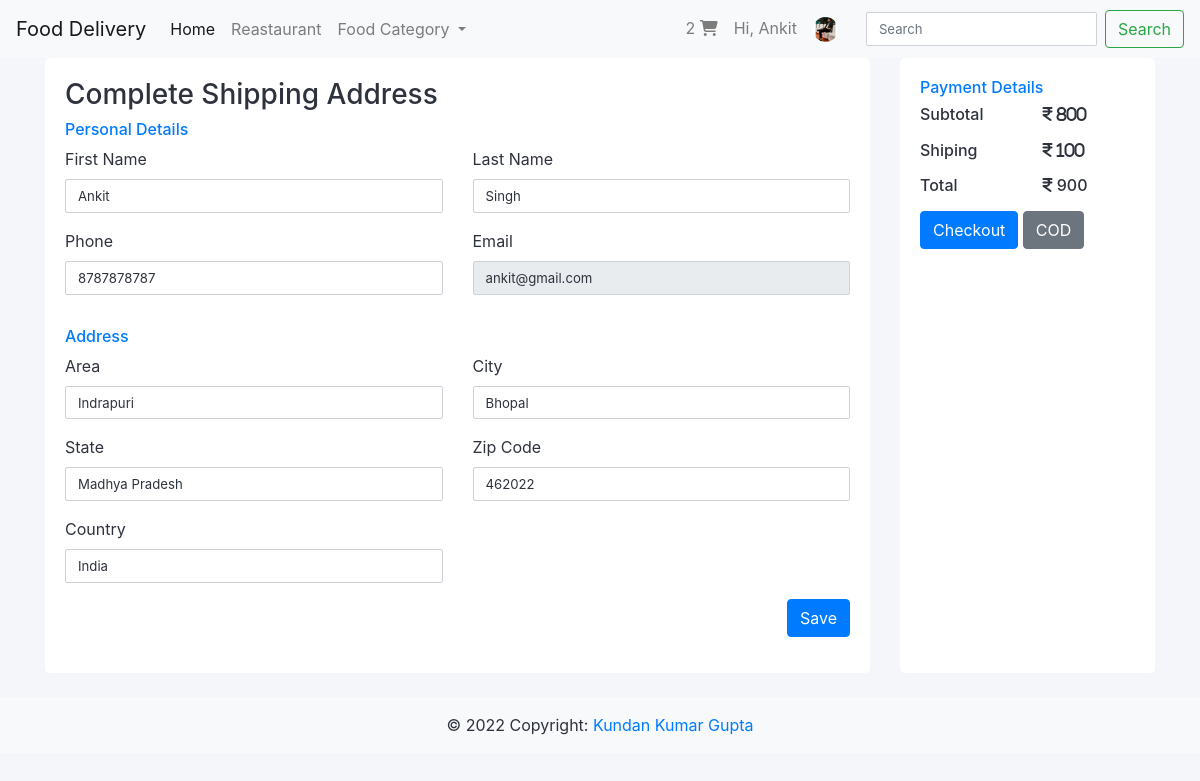
/restaurant/shipping (signed in), run on the app's committed database.
### user/models.py (models this page shows, shortened)
class users(AbstractUser):
    username = None
    email = models.EmailField(_("email address"), unique=True)
    address = models.OneToOneField(Address, blank=True,null=True, on_delete=models.SET_NULL, related_name="user_address")
    image = models.ImageField(null=True, blank=True,default="default.png")
    phone = models.CharField(max_length=50,null=True,blank=True)
    is_customer = models.BooleanField(default=True)
    is_delivery_person = models.BooleanField(default=False)
    USERNAME_FIELD = 'email'
    REQUIRED_FIELDS = []
    objects = CustomUserManager()

class Address(models.Model):
    area = models.CharField(max_length=100, null=True, blank=True)
    city = models.CharField(max_length=100, null=True, blank=True)
    state = models.CharField(max_length=50,null=True, blank=True)
    country = models.CharField(max_length=50, null=True, blank=True)
    pincode = models.CharField(max_length=20, null=True, blank=True)

### reastaurant/views.py (the view)
# urls.py: path('shipping',views.shipping,name="shipping")
def shipping(request):
    return render(request,'shipping.html')

### reastaurant/templates/shipping.html (shortened to what this page needs)
{% extends 'base.html' %}
{% load static %}
{% block extra_css %}
    <link rel="stylesheet" href="{% static 'css/profile_update.css' %}">
{% endblock extra_css %}
{% block content %}
<div class="container">
    <div class="row gutters">
    <div class="col-xl-9 col-lg-9 col-md-12 col-sm-12 col-12">
    <div class="card h-100">
        <div class="card-body">
            <h3>Complete Shipping Address</h3>
            <div class="row gutters">
                <div class="col-xl-12 col-lg-12 col-md-12 col-sm-12 col-12">
                    <h6 class="mb-2 text-primary">Personal Details</h6>
                </div>
                <div class="col-xl-6 col-lg-6 col-md-6 col-sm-6 col-12">
                    <div class="form-group">
                        <label for="first_name">First Name</label>
                        <input type="text" class="form-control" id="first_name" placeholder="Enter First name" value="{{request.user.first_name}}">
                    </div>
                </div>
                <div class="col-xl-6 col-lg-6 col-md-6 col-sm-6 col-12">
                    <div class="form-group">
                        <label for="last_name">Last Name</label>
                        <input type="text" class="form-control" id="last_name" placeholder="Enter Last name" value="{{request.user.last_name}}">
                    </div>
                </div>
                <div class="col-xl-6 col-lg-6 col-md-6 col-sm-6 col-12">
                    <div class="form-group">
                        <label for="phone">Phone</label>
                        <input type="text" class="form-control" id="phone" placeholder="Enter phone number" value="{{request.user.phone}}">
                    </div>
                </div>
                <div class="col-xl-6 col-lg-6 col-md-6 col-sm-6 col-12">
                    <div class="form-group">
                        <label for="eMail">Email</label>
                        <input type="email"  class="form-control" id="eMail" placeholder="Enter email ID" value="{{request.user.email}}" disabled>
                    </div>
                </div>
            </div>
            <div class="row gutters">
                <div class="col-xl-12 col-lg-12 col-md-12 col-sm-12 col-12">
                    <h6 class="mt-3 mb-2 text-primary">Address</h6>
                </div>
                <div class="col-xl-6 col-lg-6 col-md-6 col-sm-6 col-12">
                    <div class="form-group">
                        <label for="Street">Area</label>
                        <input type="name" class="form-control" id="area" placeholder="Enter Area" value="{{request.user.address.area}}">
                    </div>
                </div>
                <div class="col-xl-6 col-lg-6 col-md-6 col-sm-6 col-12">
                    <div class="form-group">
                        <label for="ciTy">City</label>
                        <input type="name" class="form-control" id="ciTy" placeholder="Enter City" value="{{request.user.address.city}}">
                    </div>
                </div>
                <div class="col-xl-6 col-lg-6 col-md-6 col-sm-6 col-12">
                    <div class="form-group">
                        <label for="sTate">State</label>
                        <input type="text" class="form-control" id="sTate" placeholder="Enter State" value="{{request.user.address.state}}">
                    </div>
                </div>
                <div class="col-xl-6 col-lg-6 col-md-6 col-sm-6 col-12">
                    <div class="form-group">
                        <label for="zIp">Zip Code</label>
                        <input type="text" class="form-control" id="zIp" placeholder="Zip Code" value="{{request.user.address.pincode}}">
                    </div>
                </div>
                <div class="col-xl-6 col-lg-6 col-md-6 col-sm-6 col-12">
                    <div class="form-group">
                        <label for="country">Country</label>
                        <input type="text" class="form-control" id="country" placeholder="Enter Country" value="{{request.user.address.country}}">
                    </div>
                </div>
            </div>
            <div class="row gutters">
                <div class="col-xl-12 col-lg-12 col-md-12 col-sm-12 col-12">
                    <div class="text-right">
                        <input type="button" id="submit" name="submit" class="btn btn-primary" onclick="update_profile()" value="Save" >
                    </div>
                </div>
            </div>
        </div>
    </div>
    </div>
    <div class="col-xl-3 col-lg-3 col-md-12 col-sm-12 col-12">
        <div class="card h-100">
            <div class="card-body">
                <div class="row gutters">
                    <div class="col-12">
                        <h6 class="mb-2 text-primary">Payment Details</h6>
                    </div>
                    <div class="col-xl-6 col-lg-6 col-md-6 col-sm-6 col-12">
                        <div class="form-group">
                            <h6>Subtotal</h6>
                        </div>
                    </div>
                    <div class="col-xl-6 col-lg-6 col-md-6 col-sm-6 col-12">
                        <div class="form-group">
                            <h6><i class="fa fa-inr" aria-hidden="true"> 800</i></h6>
                        </div>
                    </div>
                    <div class="col-xl-6 col-lg-6 col-md-6 col-sm-6 col-12">
                        <div class="form-group">
                            <h6>Shiping</h6>
                        </div>
                    </div>
                    <div class="col-xl-6 col-lg-6 col-md-6 col-sm-6 col-12">
                        <div class="form-group">
                            <h6><i class="fa fa-inr" aria-hidden="true"> 100</i></h6>
                        </div>
                    </div>
                    <div class="col-xl-6 col-lg-6 col-md-6 col-sm-6 col-12">
                        <div class="form-group">
                            <h6>Total</h6>
                        </div>
                    </div>
                    <div class="col-xl-6 col-lg-6 col-md-6 col-sm-6 col-12">
                        <div class="form-group">
                            <h6><i class="fa fa-inr" aria-hidden="true"></i> 900</h6>
                        </div>
                    </div>
                </div>
                <div class="row gutters">
                    <div class="col-xl-12 col-lg-12 col-md-12 col-sm-12 col-12">
                        <div class="text">
                            <input type="button" id="submit" name="submit" class="btn btn-primary" onclick="" value="Checkout" >
                            <a href="" id="submit" name="submit" class="btn btn-secondary">COD</a>
                        </div>
                    </div>
                </div>
            </div>
        </div>
        </div>
    </div>
    </div>
    {% endblock content %}

### templates/include/navbar.html (shortened to what this page needs)
{% load static %}
<nav class="navbar navbar-expand-lg navbar-light bg-light sticky-top">
    <a class="navbar-brand" href="{% url 'user:home' %}">Food Delivery</a>
    <div class="collapse navbar-collapse" id="navbarNavDropdown">
      <ul class="navbar-nav">
        <li class="nav-item active">
          <a class="nav-link" href="{% url 'user:home' %}">Home <span class="sr-only">(current)</span></a>
        </li>
        <li class="nav-item">
          <a class="nav-link" href="{% url 'reastaurent:restaurant_all' %}">Reastaurant</a>
        </li>
        <li class="nav-item dropdown">
          <a class="nav-link dropdown-toggle" href="#" id="navbarDropdownMenuLink" data-toggle="dropdown" aria-haspopup="true" aria-expanded="false">
            Food Category
          </a>
        </li>
        {% if  request.user.is_authenticated %}
        </ul>
        <ul class="navbar-nav ml-auto">
          <li class="nav-item">
            <a href="{% url 'reastaurent:cart' %}" class="nav-link">{{request.user.all_cart_food.all.count}} <i class="fas fa-shopping-cart"></i></a>
          </li>
          <li class="nav-item">
            <a class="nav-link" href="{% url 'user:profile' %}">Hi, {{request.user.first_name}}</a>
          </li>
          <li class="nav-item dropdown nav-user" style="margin-right:20px;">
            <a class="nav-link nav-user-img" href="#" id="navbarDropdownMenuLink2" data-toggle="dropdown" aria-haspopup="true" aria-expanded="false"><img src="{{request.user.image.url}}" alt="" height="25" class="user-avatar-md rounded-circle"></a>
          </li>
        </ul>
        {% endif %}
    </div>
    <form class="form-inline my-2 my-lg-0">
      <input class="form-control mr-sm-2" type="search" placeholder="Search" aria-label="Search">
      <button class="btn btn-outline-success my-2 my-sm-0" type="submit">Search</button>
    </form>
  </nav>

### static/css/profile_update.css (style rules this page uses)
body { margin: 0; color: #2e323c; background: #f5f6fa; position: relative; height: 100%; }
.form-control { border: 1px solid #cfd1d8; -webkit-border-radius: 2px; -moz-border-radius: 2px; border-radius: 2px; font-size: .825rem; background: #ffffff; color: #2e323c; }
.card { background: #ffffff; -webkit-border-radius: 5px; -moz-border-radius: 5px; border-radius: 5px; border: 0; margin-bottom: 1rem; }

### data on the page
users: user.all_cart_food.all.count "2", user.first_name "Ankit", user.image (picture), user.last_name "Singh", user.phone "8787878787", user.email "ankit@gmail.com", user.address.area "Indrapuri", user.address.city "Bhopal", user.address.state "Madhya Pradesh", user.address.pincode "462022", user.address.country "India"
